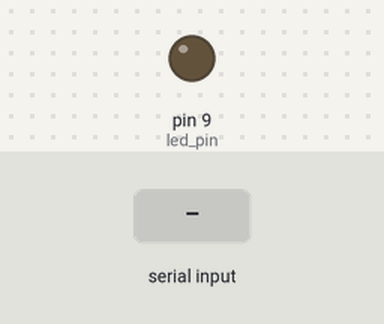
The sketch below on a simulated Arduino Uno, built with avr-gcc and run on an emulated ATmega328P. Parts: output pins drawn as LEDs (lit = HIGH). Inputs (shaded band) come from the test bench.

Above: at 1.2 s.
1.3 s: "A" received over Serial
At 2.5 s:
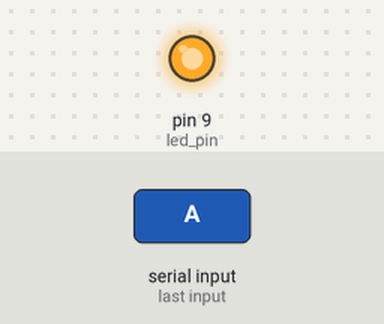
2.8 s: "B" received over Serial
At 3.7 s:
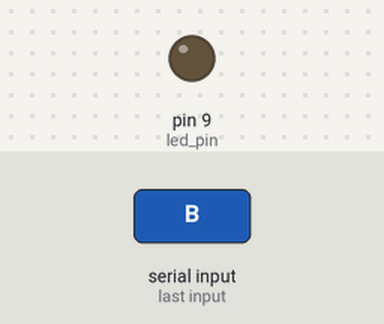
Timing chart, 0 to 5.8 s (numbered marks = the images above; inputs shaded):
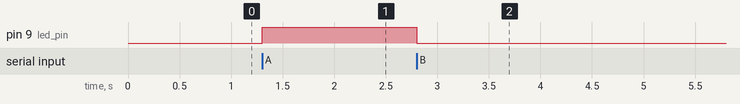

The sketch:

Spacebrew_to_LittleBits.ino
```cpp
// Spacebrew_to_LittleBits.ino

int byteFromProcessing = 0;
int led_pin = 9;
boolean debug = false;
boolean isPressed = false;

void setup(){
  pinMode(led_pin,OUTPUT);
  digitalWrite(9, LOW);
  Serial.begin(9600);
  // if(debug!=true){
  //   establishContact();
  // }
}


void loop(){

  if(debug!=true){
    if (Serial.available() > 0){
      byteFromProcessing = Serial.read();
      if(byteFromProcessing=='A'){ //more data was requested
        isPressed = true;
        // Serial.write(sensor_val_map);
      } else if(byteFromProcessing == 'B'){
        isPressed = false;
      }
    }
  }
  if(isPressed){
      digitalWrite(9, HIGH);
  } else {
    digitalWrite(9, LOW);
  }
}


// void establishContact(){
//   while(Serial.available() <= 0) {
//     Serial.print('A');
//     delay(100);
//   }
// }
```

Measured:
- after the input at 1.3 s, pin 9 (led_pin): LOW → HIGH at once
- after the input at 2.8 s, pin 9 (led_pin): HIGH → LOW at once
